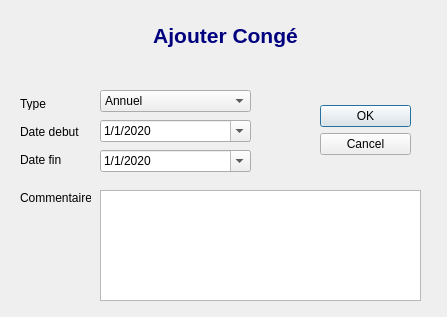
<?xml version="1.0" encoding="UTF-8"?>
<ui version="4.0">
 <class>addconge</class>
 <widget class="QDialog" name="addconge">
  <property name="geometry">
   <rect>
    <x>0</x>
    <y>0</y>
    <width>447</width>
    <height>317</height>
   </rect>
  </property>
  <property name="windowTitle">
   <string>Dialog</string>
  </property>
  <widget class="QDialogButtonBox" name="buttonBox">
   <property name="geometry">
    <rect>
     <x>320</x>
     <y>105</y>
     <width>91</width>
     <height>61</height>
    </rect>
   </property>
   <property name="orientation">
    <enum>Qt::Vertical</enum>
   </property>
   <property name="standardButtons">
    <set>QDialogButtonBox::Cancel|QDialogButtonBox::Ok</set>
   </property>
  </widget>
  <widget class="QLabel" name="label">
   <property name="geometry">
    <rect>
     <x>20</x>
     <y>124</y>
     <width>61</width>
     <height>16</height>
    </rect>
   </property>
   <property name="text">
    <string>Date debut</string>
   </property>
  </widget>
  <widget class="QLabel" name="label_2">
   <property name="geometry">
    <rect>
     <x>20</x>
     <y>153</y>
     <width>47</width>
     <height>13</height>
    </rect>
   </property>
   <property name="text">
    <string>Date fin</string>
   </property>
  </widget>
  <widget class="QDateEdit" name="datedebut">
   <property name="geometry">
    <rect>
     <x>100</x>
     <y>120</y>
     <width>151</width>
     <height>22</height>
    </rect>
   </property>
   <property name="displayFormat">
    <string>d/M/yyyy</string>
   </property>
   <property name="calendarPopup">
    <bool>true</bool>
   </property>
   <property name="date">
    <date>
     <year>2020</year>
     <month>1</month>
     <day>1</day>
    </date>
   </property>
  </widget>
  <widget class="QLabel" name="label_3">
   <property name="geometry">
    <rect>
     <x>20</x>
     <y>190</y>
     <width>71</width>
     <height>16</height>
    </rect>
   </property>
   <property name="text">
    <string>Commentaire</string>
   </property>
  </widget>
  <widget class="QTextEdit" name="commentaire">
   <property name="geometry">
    <rect>
     <x>100</x>
     <y>190</y>
     <width>321</width>
     <height>111</height>
    </rect>
   </property>
   <property name="frameShape">
    <enum>QFrame::StyledPanel</enum>
   </property>
   <property name="horizontalScrollBarPolicy">
    <enum>Qt::ScrollBarAlwaysOff</enum>
   </property>
  </widget>
  <widget class="QLabel" name="label_4">
   <property name="geometry">
    <rect>
     <x>90</x>
     <y>20</y>
     <width>271</width>
     <height>31</height>
    </rect>
   </property>
   <property name="text">
    <string>&lt;html&gt;&lt;head/&gt;&lt;body&gt;&lt;p align=&quot;center&quot;&gt;&lt;span style=&quot; font-size:16pt; font-weight:600; color:#00007f;&quot;&gt;Ajouter Congé&lt;/span&gt;&lt;/p&gt;&lt;/body&gt;&lt;/html&gt;</string>
   </property>
  </widget>
  <widget class="QDateEdit" name="datefin">
   <property name="geometry">
    <rect>
     <x>100</x>
     <y>150</y>
     <width>151</width>
     <height>22</height>
    </rect>
   </property>
   <property name="displayFormat">
    <string>d/M/yyyy</string>
   </property>
   <property name="calendarPopup">
    <bool>true</bool>
   </property>
   <property name="date">
    <date>
     <year>2020</year>
     <month>1</month>
     <day>1</day>
    </date>
   </property>
  </widget>
  <widget class="QLabel" name="label_5">
   <property name="geometry">
    <rect>
     <x>20</x>
     <y>97</y>
     <width>47</width>
     <height>13</height>
    </rect>
   </property>
   <property name="text">
    <string>Type</string>
   </property>
  </widget>
  <widget class="QComboBox" name="raison">
   <property name="geometry">
    <rect>
     <x>100</x>
     <y>90</y>
     <width>151</width>
     <height>22</height>
    </rect>
   </property>
   <item>
    <property name="text">
     <string>Annuel</string>
    </property>
   </item>
   <item>
    <property name="text">
     <string>Maladie</string>
    </property>
   </item>
   <item>
    <property name="text">
     <string>Maternite</string>
    </property>
   </item>
   <item>
    <property name="text">
     <string>Naissance / Deces</string>
    </property>
   </item>
   <item>
    <property name="text">
     <string>Exceptionnel</string>
    </property>
   </item>
  </widget>
 </widget>
 <resources/>
 <connections>
  <connection>
   <sender>buttonBox</sender>
   <signal>accepted()</signal>
   <receiver>addconge</receiver>
   <slot>accept()</slot>
   <hints>
    <hint type="sourcelabel">
     <x>248</x>
     <y>254</y>
    </hint>
    <hint type="destinationlabel">
     <x>157</x>
     <y>274</y>
    </hint>
   </hints>
  </connection>
  <connection>
   <sender>buttonBox</sender>
   <signal>rejected()</signal>
   <receiver>addconge</receiver>
   <slot>reject()</slot>
   <hints>
    <hint type="sourcelabel">
     <x>316</x>
     <y>260</y>
    </hint>
    <hint type="destinationlabel">
     <x>286</x>
     <y>274</y>
    </hint>
   </hints>
  </connection>
 </connections>
</ui>
